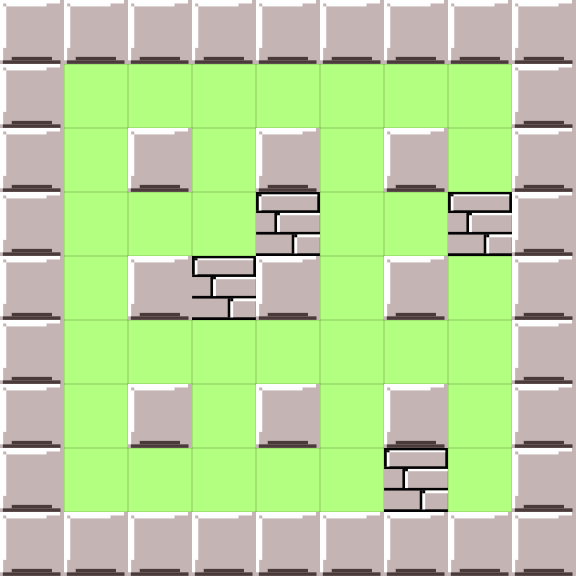

Below is a game level as drawn by its tile map, then a one-line description and the .tmx file that defines it, in full:
An orthogonal 9x9 tile map with 64x64 px tiles, 1 tile layer (Kachelebene 1) and 21 objects.

<map version="1.0" orientation="orthogonal" renderorder="right-down" width="9" height="9" tilewidth="64" tileheight="64" nextobjectid="25">
 <tileset firstgid="1" name="Level" tilewidth="64" tileheight="64" tilecount="3" columns="0">
  <tile id="0">
   <image width="64" height="64" source="assetsRaw/brick.png" />
  </tile>
  <tile id="1">
   <image width="64" height="64" source="assetsRaw/brickableBrick.png" />
  </tile>
  <tile id="2">
   <image width="64" height="64" source="assetsRaw/background.png" />
  </tile>
 </tileset>
 <layer name="Kachelebene 1" width="9" height="9">
  <data encoding="csv">
1,1,1,1,1,1,1,1,1,
1,3,3,3,3,3,3,3,1,
1,3,1,3,1,3,1,3,1,
1,3,3,3,2,3,3,2,1,
1,3,1,2,1,3,1,3,1,
1,3,3,3,3,3,3,3,1,
1,3,1,3,1,3,1,3,1,
1,3,3,3,3,3,2,3,1,
1,1,1,1,1,1,1,1,1
</data>
 </layer>
 <objectgroup color="#55aa00" name="playerStart">
  <object id="24" x="64" y="64" width="64" height="64" />
 </objectgroup>
 <objectgroup color="#ffffff" name="blocked">
  <object id="4" x="64" y="0" width="512" height="64" />
  <object id="5" x="0" y="0" width="64" height="576" />
  <object id="6" x="64" y="512" width="512" height="64" />
  <object id="7" x="512" y="64" width="64" height="448" />
  <object id="8" x="128" y="128" height="64" />
  <object id="9" x="128" y="128" width="64" height="64" />
  <object id="10" x="256" y="128" width="64" height="64" />
  <object id="11" x="384" y="128" width="64" height="64" />
  <object id="12" x="128" y="256" width="64" height="64" />
  <object id="13" x="256" y="256" width="64" height="64" />
  <object id="14" x="384" y="256" width="64" height="64" />
  <object id="15" x="384" y="384" width="64" height="64" />
  <object id="16" x="256" y="384" width="64" height="64" />
  <object id="17" x="128" y="384" width="64" height="64" />
 </objectgroup>
 <objectgroup color="#aa0000" name="brickabel">
  <object id="18" x="256" y="192" height="64" />
  <object id="19" x="256" y="192" width="64" height="64" />
  <object id="20" x="704" y="128" />
  <object id="21" x="448" y="192" width="64" height="64" />
  <object id="22" x="384" y="448" width="64" height="64" />
  <object id="23" x="192" y="256" width="64" height="64" />
 </objectgroup>
</map>